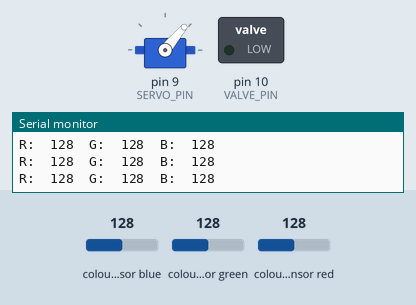
A sketch run on a simulated Arduino Uno, built with avr-gcc and run on an emulated ATmega328P. On the bench: servo, switched loads named in the sketch (green lamp = pin HIGH), the last lines printed to the serial monitor. Inputs (shaded band) come from the test bench; at power-on: colour sensor green 128, colour sensor red 128, colour sensor blue 128.

Above: at 1.2 s.
1.3 s: colour sensor green set to 174
2.8 s: colour sensor green set to 183
At 3.6 s:
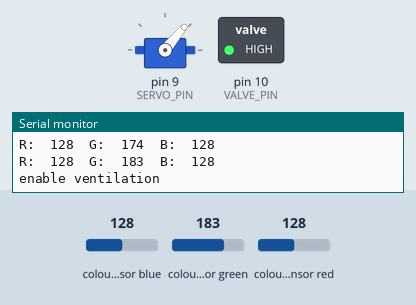
4.7 s: colour sensor red set to 229
6.2 s: colour sensor red set to 237
At 6.42 s:
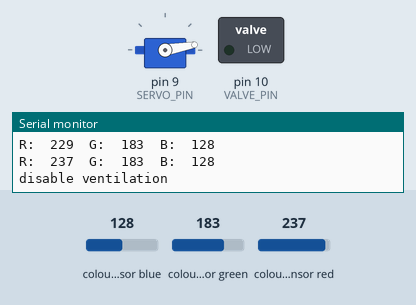
8.1 s: colour sensor red set to 136
9.6 s: colour sensor red set to 129
At 9.87 s:
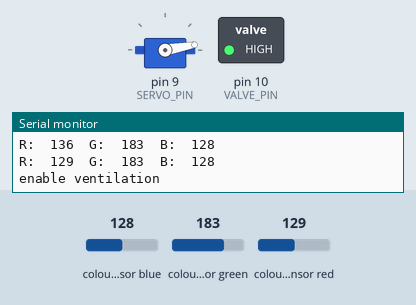
Timing chart, 0 to 12.5 s (numbered marks = the images above; inputs shaded):
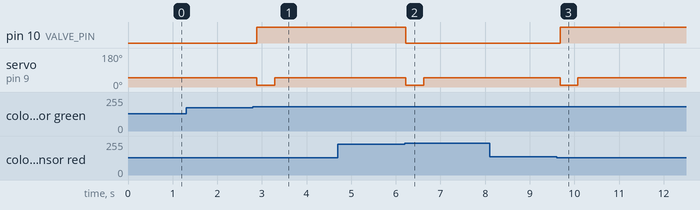

Measured:
- the behaviour switches between 178 and 179 on colour sensor green (found by bisection; images 0 and 1)
- the behaviour switches between 233 and 234 on colour sensor red (found by bisection; images 1 and 2)
- the behaviour switches between 133 and 132 on colour sensor red (found by bisection; images 2 and 3)
- after the input at 2.8 s, pin 10 (VALVE_PIN): LOW → HIGH after 0.08 s; servo on pin 9 (SERVO_PIN): 50° → 10° after 0.09 s, → 50° 0.40 s later
- after the input at 6.2 s, pin 10 (VALVE_PIN): HIGH → LOW at once; servo on pin 9 (SERVO_PIN): 50° → 10° at once, → 50° 0.40 s later
- after the input at 9.6 s, pin 10 (VALVE_PIN): LOW → HIGH after 0.08 s; servo on pin 9 (SERVO_PIN): 50° → 10° after 0.08 s, → 50° 0.40 s later

The sketch:

Code.ino
```cpp
#include <Wire.h>
#include "Adafruit_TCS34725.h"
#include <Servo.h>

const int SERVO_PIN = 9;  // pin of servo for finger
const int VALVE_PIN = 10; // pin for AIRFLOW valve

unsigned long VENTILATION_ON_TIME = 45000; // in milliseoconds
unsigned long AIRFLOW_ON_TIME     = 20000;
const int COLORDIFF = 50;
const int SERVO_FINGER_UP_POSTITION   = 50;
const int SERVO_FINGER_DOWN_POSTITION = 10;
const int MIN_COLOR_VALUE = 150;

bool ventilation_is_active = false;
unsigned long last_millis_green_on = 0;
unsigned long timediff = 0;
float red, green, blue;

Servo servo_finger;

Adafruit_TCS34725 tcs = Adafruit_TCS34725(TCS34725_INTEGRATIONTIME_50MS, TCS34725_GAIN_4X);

void setup(){
  Serial.begin(9600);
  pinMode(VALVE_PIN, OUTPUT);    // sets the digital pin 13 as output
  while(true){ // init rbg sensor
    if (tcs.begin()) {
      Serial.println("Found sensor");
      break;
    } else {
      Serial.println("No TCS34725 found ... check your connections");
      delay(1000);
    }
  }
  servo_finger.attach(SERVO_PIN); // setup servo
  servo_finger.write(SERVO_FINGER_UP_POSTITION); // to default up position
}

void finger_click(){
  servo_finger.write(SERVO_FINGER_DOWN_POSTITION);
  delay(400);
  servo_finger.write(SERVO_FINGER_UP_POSTITION);
  delay(500);
}

void read_rgb(){
  tcs.setInterrupt(false);
  delay(60);  // takes 50ms to read
  tcs.getRGB(&red, &green, &blue);
  tcs.setInterrupt(true);
  Serial.print("R:\t");   Serial.print(int(red));
  Serial.print("\tG:\t"); Serial.print(int(green));
  Serial.print("\tB:\t"); Serial.print(int(blue));
  Serial.print("\n");
}

void loop(){
  read_rgb();

  if(green > red + COLORDIFF && green > blue + COLORDIFF && green > MIN_COLOR_VALUE){ // LED is green
    last_millis_green_on = millis();
  }

  if(red > green + COLORDIFF &&   red > blue + COLORDIFF && red > MIN_COLOR_VALUE){ // LED is red, maybe estop, stop ventilation and air flow immediately
    last_millis_green_on = 0;
  }

  timediff = millis() - last_millis_green_on;

  if(timediff < AIRFLOW_ON_TIME && last_millis_green_on != 0){// green led is or was on in the last AIRFLOW_ON_TIME seconds, enable air flow valve
     digitalWrite(VALVE_PIN, HIGH);
  }else{
     digitalWrite(VALVE_PIN, LOW);
  }

  if(timediff < VENTILATION_ON_TIME && last_millis_green_on != 0 ){// green led is or was on in the last VENTILATION_ON_TIME seconds, enable ventilation if not active
    if(ventilation_is_active == false){
      Serial.println("enable ventilation");
      finger_click();
      ventilation_is_active = true;
    }
  }else{
    if(ventilation_is_active == true){
      Serial.println("disable ventilation");
      finger_click();
      ventilation_is_active = false;
    }
  }

  if(timediff > AIRFLOW_ON_TIME && timediff > VENTILATION_ON_TIME && last_millis_green_on != 0){ // reset last on time to zero after timeout, to prevent activation when millis overflows)
    last_millis_green_on = 0;
  }

}
```
